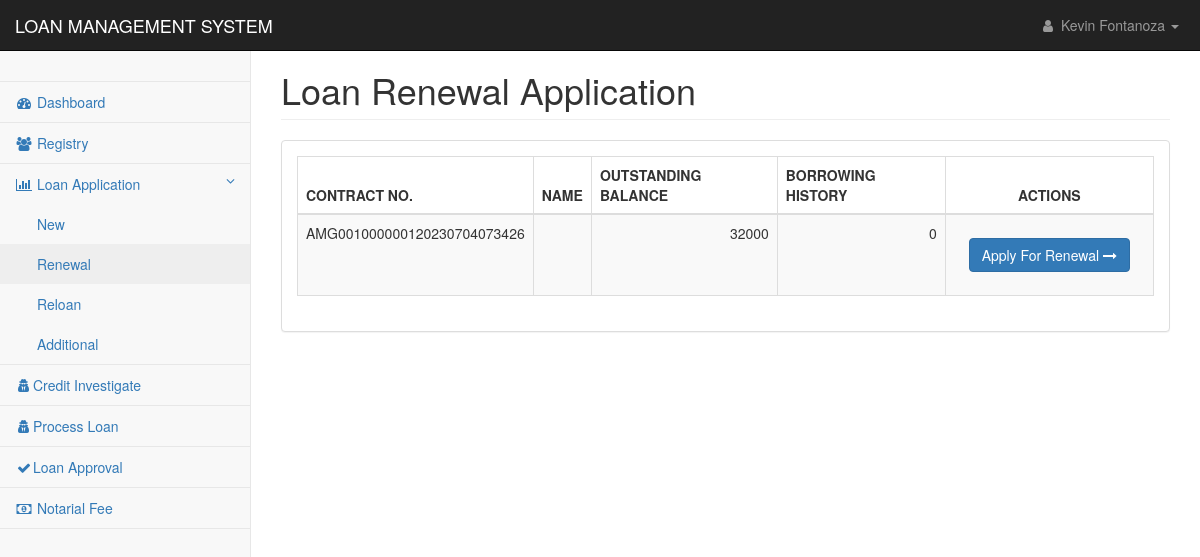
The page /pages/loan_application_renewal.php (signed in) on the database as committed earlier.
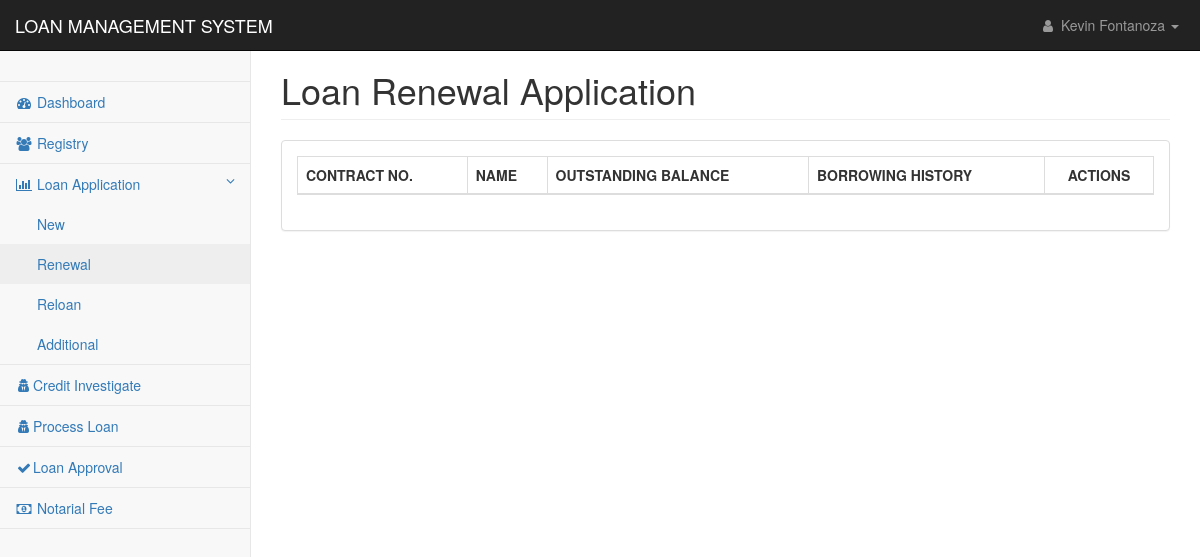
The same page on the database as committed later.
### tables this page shows
CREATE TABLE `applicants_personal` (
  `applicant_id` int(11) NOT NULL,
  `applicant_code` text NOT NULL,
  `firstname` text NOT NULL,
  `middlename` text NOT NULL,
  `lastname` text NOT NULL,
  `suffix` text NOT NULL,
  `nickname` text NOT NULL,
  `age` text NOT NULL,
  `gender` text NOT NULL,
  `contact1` text NOT NULL,
  `mstatus` text NOT NULL,
  `dob1` date NOT NULL,
  `pob1` text NOT NULL,
  `block1` text NOT NULL,
  `street1` text NOT NULL,
  `phase1` text NOT NULL,
  `brgy1` text NOT NULL,
  `city1` text NOT NULL,
  `province1` text NOT NULL,
  `map_url` text NOT NULL,
  `residence1` text NOT NULL,
  `lwith1` text NOT NULL,
  `block2` text NOT NULL,
  `street2` text NOT NULL,
  `phase2` text NOT NULL,
  `brgy2` text NOT NULL,
  `city2` text NOT NULL,
  `province2` text NOT NULL,
  `residence2` text NOT NULL,
  `lwith2` text NOT NULL,
  `mothername` text NOT NULL,
  `mothercon` text NOT NULL,
  `fathername` text NOT NULL,
  `fathercon` text NOT NULL,
  `file` text NOT NULL,
  `date_encoded` date NOT NULL
);

CREATE TABLE `loan_applications` (
  `loan_id` int(11) NOT NULL,
  `contract_no` text NOT NULL,
  `client_id` text NOT NULL,
  `loan_type` int(11) NOT NULL,
  `loan_duration` int(11) NOT NULL,
  `loan_amount` double NOT NULL,
  `interest_amount` double NOT NULL,
  `other_fee` double NOT NULL,
  `total_cashout` double NOT NULL,
  `monthly_amortization` int(11) NOT NULL,
  `mop` text NOT NULL,
  `ob` double NOT NULL,
  `udi_percentage` int(11) NOT NULL,
  `udi_value` double NOT NULL,
  `interest_percentage` int(11) NOT NULL,
  `application_date` datetime NOT NULL DEFAULT current_timestamp(),
  `ci_status` int(11) NOT NULL,
  `ci_by` text NOT NULL,
  `ci_date` datetime DEFAULT NULL,
  `approval` int(11) NOT NULL,
  `processed_by` text NOT NULL,
  `date_flagged` datetime DEFAULT NULL,
  `remarks` text NOT NULL,
  `paid` int(11) NOT NULL
);

### pages/mvc/controller/class-autoload.cont.php (called while the page is built, shortened)
<?php
function myAutoLoader($className){
    $url = $_SERVER['HTTP_HOST'].$_SERVER['REQUEST_URI'];
    if(strpos($url, 'controller') !== false){
        $path = "../model/";
    }else{
        $path = "mvc/model/";
    }
    $extension = ".mod.php";
    $fullPath = $path . $className . $extension;
}

### pages/mvc/model/dbcon.mod.php (called while the page is built)
<?php
Class DbCon {
	Private $host = "localhost";
	Private $user = "root";
	Private $pwd = "";
	Private $dbName = "amigo";
	Protected function connect(){
		$dsn = 'mysql:host=' . $this->host . ';dbname=' . $this->dbName;
		$pdo = new PDO($dsn, $this->user, $this->pwd);
		$pdo->setAttribute(PDO::ATTR_DEFAULT_FETCH_MODE, PDO::FETCH_ASSOC);
		return $pdo;
    }
}

### pages/mvc/model/loan.mod.php (called while the page is built, shortened)
<?php
class Loan extends DbCon {
    private $clientID;
    public $contractNo;
    public function __construct(String $id){
        $sql = "SELECT e_status, other_source, monthly_salary FROM applicants_work WHERE applicant_code= ?";
        $stmt = $this->connect()->prepare($sql);
        $stmt->execute([$id]);
        $result = $stmt->fetch();
        $this->clientID = $id;
        $this->incomeSourceFlag = $result['other_source']??null;
        $this->monthlyNetSal = $result['monthly_salary']??null;
        if($this->incomeSourceFlag > 0 ){
            $this->clientSukli = Statics::$ATWOAFOURSUKLI;
        }else{
            $this->clientSukli = Statics::$AONEATHREESUKLI;
            $this->incomeEarning = 'Single';
        }
        $this->getBorrowingCount();
        $this->getBorrowingCount();
        $this->getBorrowingSum();
        $this->getSukli();
        $this->getBorrowCount();
        $this->getRenewalBasesInfo();
        $this->getOutstandingBalance();
    }
    public function getSukli(){
        $sql = "SELECT SUM(monthly_amortization) FROM loan_applications WHERE paid=0 AND client_id=?";
        $stmt = $this->connect()->prepare($sql);
        $stmt->execute([$this->clientID]);
        $result = $stmt->fetchColumn();
    }
    public function getBorrowingCount(){
        $sql = "SELECT COUNT(client_id) FROM loan_applications WHERE paid=1 AND client_id=?";
        $stmt = $this->connect()->prepare($sql);
        $stmt->execute([$this->clientID]);
        $result = $stmt->fetchColumn();
    }
    public function getBorrowCount(){
        $sql = "SELECT COUNT(client_id) FROM loan_applications WHERE client_id=?";
        $stmt = $this->connect()->prepare($sql);
        $stmt->execute([$this->clientID]);
        $result = $stmt->fetchColumn();
    }
    public function getBorrowingSum(){
        $sql = "SELECT SUM(monthly_amortization) FROM loan_applications WHERE paid=0 AND client_id=?";
        $stmt = $this->connect()->prepare($sql);
        $stmt->execute([$this->clientID]);
        $result = $stmt->fetchColumn();
    }
    public function getNotarialFee(){
        $sql = "SELECT notarial_fee FROM fees WHERE notarial_id = ?";
    }
    public function getRenewalBasesInfo(){
        $sql = "SELECT contract_no, loan_amount FROM loan_applications WHERE paid=0 AND client_id = ?";
        $stmt = $this->connect()->prepare($sql);
        $stmt->execute([$this->clientID]);
        $result = $stmt->fetch();
        $this->contractNo = $result['contract_no']??null;
        $this->recLoanAmount = $result['loan_amount']??null;
    }
    public function getOutstandingBalance(){
        $sql = "SELECT SUM(amount) FROM payments WHERE contract_no = ?";
        $stmt = $this->connect()->prepare($sql);
        $stmt->execute([$this->contractNo]);
        $result = $stmt->fetchColumn();
    }
}

### pages/loan_application_renewal.php (the view, shortened to what the changed rows need)
<?php
include('../config/conn.php');
include 'mvc/controller/class-autoload.cont.php';
?>
<!DOCTYPE html>
<html lang="en">
<head>
    <link href="../css/bootstrap.min.css" rel="stylesheet">
    <link href="../css/metisMenu.min.css" rel="stylesheet">
    <link href="../css/dataTables/dataTables.bootstrap.css" rel="stylesheet">
    <link href="../css/dataTables/dataTables.responsive.css" rel="stylesheet">
    <link href="../css/startmin.css" rel="stylesheet">
    <link href="../css/font-awesome.min.css" rel="stylesheet" type="text/css">
</head>
<body>
    <div id="wrapper">
        <?php include('nav.php');?>
        <div id="page-wrapper">
            <div class="container-fluid">
                <div class="row">
                    <div class="col-lg-12">
                        <h1 class="page-header">Loan Renewal Application</h1>
                    </div>
                </div>
                <div class="row">
                    <div class="col-lg-12">
                        <div class="panel panel-default">
                            <div class="panel-body">
                                <div class="table-responsive">
                                    <table class="table table-striped table-bordered table-hover"
                                        id="dataTables-example">
                                        <thead>
                                            <tr>
                                                <th>CONTRACT NO.</th>
                                                <th>NAME</th>
                                                <th>OUTSTANDING BALANCE</th>
                                                <th>BORROWING HISTORY</th>
                                                <th class="text-center">ACTIONS</th>
                                            </tr>
                                        </thead>
                                        <tbody>
                                            <?php
                                                $sql = "SELECT * FROM applicants_personal
                                                LEFT JOIN loan_applications
                                                ON applicants_personal.applicant_code = loan_applications.client_id
                                                WHERE loan_applications.paid = 0
                                                ORDER BY loan_applications.application_date ASC";
                                                $res = mysqli_query($con,$sql);
                                                    if(mysqli_num_rows($res) > 0){
                                                        while($row = mysqli_fetch_assoc($res)) {
                                                        $cid = $row['client_id'];
                                                        $loan = new Loan(strval($cid));
                                                        if(intval($loan->borrowingHistCount) == 0) {
                                                         ?>
                                            <tr class="odd gradeX">
                                                <td><?php echo $row['contract_no'];?></td>
                                                <td><?php ?></td>
                                                <td class="text-right"><?php echo $loan->outStandingBalance?></td>
                                                <td class="text-right"><?php echo $loan->borrowingHistCount;?></td>
                                                <td style="text-align:center">
                                                    <div class="tooltip-demo">
                                                        <div class="panel-body">
                                                            <?php
                                                                $check = "SELECT * FROM loan_applications WHERE client_id='$cid'";
                                                                $rescheck = mysqli_query($con,$check);
                                                                    if(mysqli_num_rows($rescheck) > 0){
                                                            ?>
                                                            <button type="button" class="btn btn-primary btn-sml"
                                                                data-toggle="modal"
                                                                data-target="#myModal_<?php echo $cid?>">
                                                                Apply For Renewal <i class="fa fa-long-arrow-right"
                                                                    aria-hidden="true" title="Copy to use save"></i>
                                                            </button>
                                                            <?php
                                                                }
                                                            ?>
                                                        </div>
                                                            <?php
                                                        }
                                                                                                }
                                                                                                ?>
                                                    </div>
                                                </td>
                                            </tr>
                                            <?php
                                                                    }
                                                            ?>
                                        </tbody>
                                    </table>
                                </div>
                            </div>
                        </div>
                    </div>
                </div>
            </div>
        </div>
    </div>
</body>
</html>

### pages/nav.php (shortened to what the changed rows need)
<nav class="navbar navbar-inverse navbar-fixed-top" role="navigation">
                <div class="navbar-header">
                    <a class="navbar-brand" href="index.php">LOAN MANAGEMENT SYSTEM</a>
                </div>
            </nav>

Rows that differ between the two databases and show on the page:
removed applicants_personal: loan_applications.contract_no "AMG001000000120230704073426", loan_applications.loan_amount "32000", borrowingHistCount "0"
